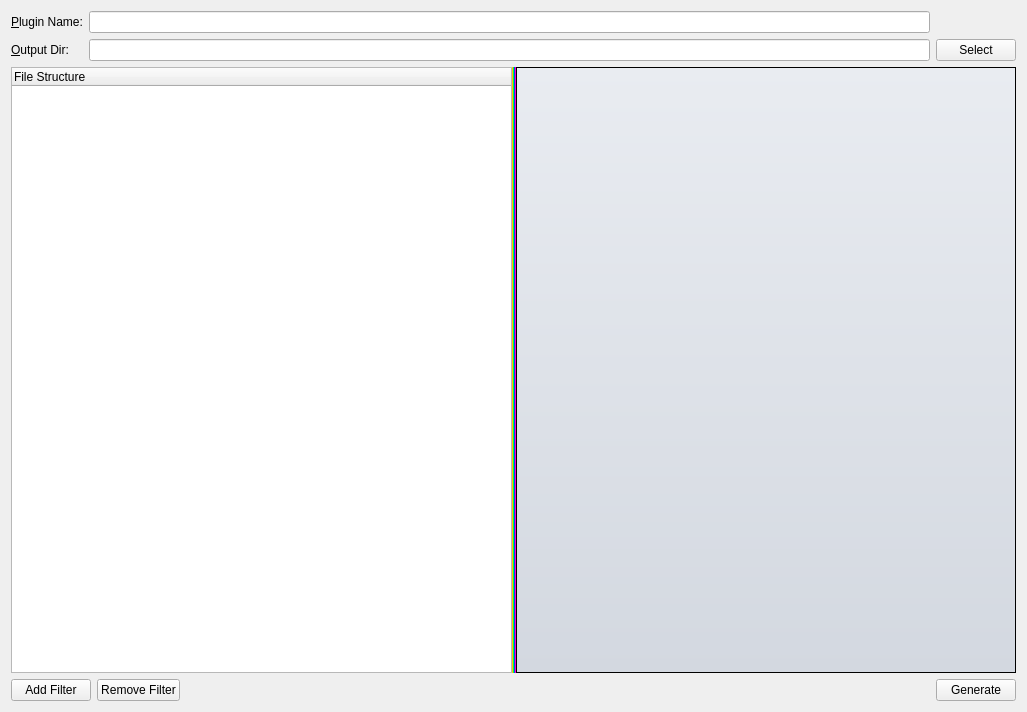
<?xml version="1.0" encoding="UTF-8"?>
<ui version="4.0">
 <class>PluginMaker</class>
 <widget class="QWidget" name="PluginMaker">
  <property name="geometry">
   <rect>
    <x>0</x>
    <y>0</y>
    <width>1027</width>
    <height>712</height>
   </rect>
  </property>
  <property name="windowTitle">
   <string>PluginMaker</string>
  </property>
  <layout class="QGridLayout" name="gridLayout" rowstretch="0,0,1,0">
   <item row="2" column="0" colspan="3">
    <widget class="QtSSplitter" name="splitter">
     <property name="styleSheet">
      <string notr="true">QSplitter::handle {
    
	background-color: qlineargradient(spread:pad, x1:0, y1:0, x2:1, y2:0, stop:0 rgba(255, 0, 0, 255), stop:0.166 rgba(255, 255, 0, 255), stop:0.333 rgba(0, 255, 0, 255), stop:0.5 rgba(0, 255, 255, 255), stop:0.666 rgba(0, 0, 255, 255), stop:0.833 rgba(255, 0, 255, 255), stop:1 rgba(255, 0, 0, 255));
}</string>
     </property>
     <property name="orientation">
      <enum>Qt::Horizontal</enum>
     </property>
     <widget class="QTreeWidget" name="treeWidget">
      <property name="styleSheet">
       <string notr="true"/>
      </property>
      <property name="autoExpandDelay">
       <number>0</number>
      </property>
      <column>
       <property name="text">
        <string>File Structure</string>
       </property>
      </column>
     </widget>
     <widget class="QTextEdit" name="m_fileEditor">
      <property name="styleSheet">
       <string notr="true">QTextEdit
  {
  background-color: qlineargradient(spread:pad, x1:0, y1:0, x2:0, y2:1, stop:0 rgba(233, 236, 241, 255), stop:1.0 rgba(211, 216, 224, 255));
  }</string>
      </property>
      <property name="readOnly">
       <bool>true</bool>
      </property>
     </widget>
    </widget>
   </item>
   <item row="1" column="1">
    <widget class="QtSFSDropLineEdit" name="m_OutputDir"/>
   </item>
   <item row="3" column="0" colspan="3">
    <layout class="QHBoxLayout" name="horizontalLayout">
     <property name="spacing">
      <number>6</number>
     </property>
     <item>
      <widget class="QPushButton" name="addFilterBtn">
       <property name="sizePolicy">
        <sizepolicy hsizetype="Preferred" vsizetype="Preferred">
         <horstretch>0</horstretch>
         <verstretch>0</verstretch>
        </sizepolicy>
       </property>
       <property name="text">
        <string>Add Filter</string>
       </property>
       <property name="icon">
        <iconset resource="../../../../Resources/icons/images/Icons.qrc">
         <normaloff>:/add.png</normaloff>:/add.png</iconset>
       </property>
      </widget>
     </item>
     <item>
      <widget class="QPushButton" name="removeFilterBtn">
       <property name="sizePolicy">
        <sizepolicy hsizetype="Preferred" vsizetype="Preferred">
         <horstretch>0</horstretch>
         <verstretch>0</verstretch>
        </sizepolicy>
       </property>
       <property name="text">
        <string>Remove Filter</string>
       </property>
       <property name="icon">
        <iconset resource="../../../../Resources/icons/images/Icons.qrc">
         <normaloff>:/delete@2x.png</normaloff>:/delete@2x.png</iconset>
       </property>
      </widget>
     </item>
     <item>
      <widget class="QtSFSDropLabel" name="errorString">
       <property name="sizePolicy">
        <sizepolicy hsizetype="Expanding" vsizetype="Preferred">
         <horstretch>0</horstretch>
         <verstretch>0</verstretch>
        </sizepolicy>
       </property>
       <property name="text">
        <string/>
       </property>
       <property name="wordWrap">
        <bool>true</bool>
       </property>
      </widget>
     </item>
     <item>
      <widget class="QPushButton" name="generateButton">
       <property name="sizePolicy">
        <sizepolicy hsizetype="Preferred" vsizetype="Preferred">
         <horstretch>0</horstretch>
         <verstretch>0</verstretch>
        </sizepolicy>
       </property>
       <property name="text">
        <string>Generate</string>
       </property>
      </widget>
     </item>
    </layout>
   </item>
   <item row="1" column="0">
    <widget class="QLabel" name="outputFileNameLabel">
     <property name="text">
      <string>&amp;Output Dir:</string>
     </property>
     <property name="buddy">
      <cstring>m_OutputDir</cstring>
     </property>
    </widget>
   </item>
   <item row="0" column="0">
    <widget class="QLabel" name="nameLabel">
     <property name="text">
      <string>&amp;Plugin Name:</string>
     </property>
     <property name="buddy">
      <cstring>m_PluginName</cstring>
     </property>
    </widget>
   </item>
   <item row="0" column="1">
    <widget class="QLineEdit" name="m_PluginName"/>
   </item>
   <item row="1" column="2">
    <widget class="QPushButton" name="selectButton">
     <property name="text">
      <string>Select</string>
     </property>
    </widget>
   </item>
  </layout>
 </widget>
 <customwidgets>
  <customwidget>
   <class>QtSFSDropLineEdit</class>
   <extends>QLineEdit</extends>
   <header location="global">QtSFSDropLineEdit.h</header>
  </customwidget>
  <customwidget>
   <class>QtSFSDropLabel</class>
   <extends>QLabel</extends>
   <header>QtSFSDropLabel.h</header>
  </customwidget>
  <customwidget>
   <class>QtSSplitter</class>
   <extends>QSplitter</extends>
   <header location="global">QtSSplitter.h</header>
   <container>1</container>
  </customwidget>
 </customwidgets>
 <resources>
  <include location="../../../../Resources/icons/images/Icons.qrc"/>
 </resources>
 <connections/>
</ui>
